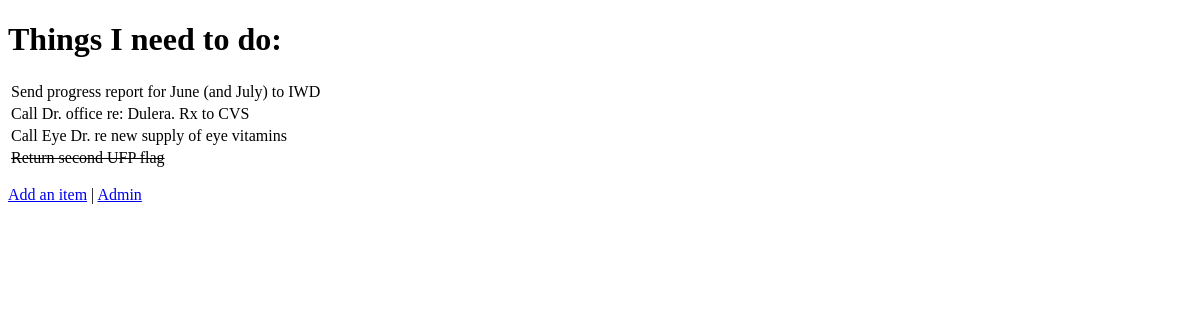
The app's page /, older data.
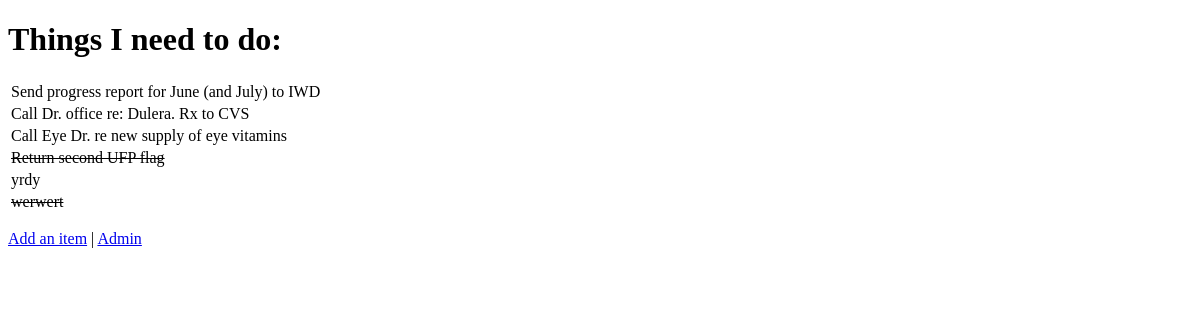
The same page, newer data.
### todo/models.py (models this page shows, shortened)
class Item(models.Model):
    name = models.CharField(max_length=50, null=False, blank=False)
    done = models.BooleanField(null=False, blank=False, default=False)

### todo/views.py (the view)
# urls.py: path("", get_todo_list, name='get_todo_list'),
def get_todo_list(request):
    items = Item.objects.all()
    context = {
        'items': items
    }
    return render(request, 'todo/todo_list.html',  context)

### todo/templates/todo/todo_list.html (shortened to what this page needs)
<!DOCTYPE html>
<html lang="en">
<head>
</head>
<body>
    <h1>Things I need to do:</h1>
    <table>
        {% for item in items %}
            <tr>
                {% if item.done %}
                    <td><s>{{ item.name }}</s></td>
                {% else %}
                    <td>{{ item.name }}</td>
                {% endif %}
            </tr>
        {% empty %}
            <tr><td>You have nothing to do.</td></tr>
        {%  endfor %}
    </table>
    <p>
        <a href="/add">Add an item</a> |
        <a href="admin/todo/item/">Admin</a>
    </p>
</body>
</html>

Row changes from the older to the newer data that the page shows:
added Item: name "yrdy"
added Item: name "werwert"
